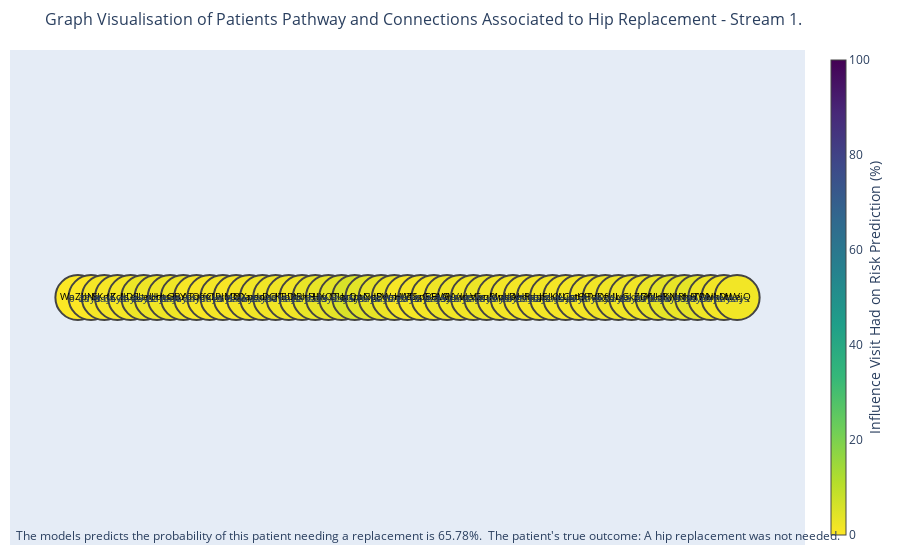

The notebook cell saved with this chart:
### Markdown cell above
### Plotly/NetworkX Grad-CAM graph

### Code cell
relu = False

# Get the entire patient's history in a DataFrame
edges_df = graph_plot.create_edges_df_gc(dense_tensor)

# Get the node positions for the graph
pos_df = graph_plot.create_position_df_gc(edges_df)
pos_list = graph_plot.generate_pos_sequence(pos_df['max_codes_per_visit'].max())
pos_df = graph_plot.map_y_coord_to_node(pos_df, pos_list)

l_map = gc.calc_local_map(model, grads, only_pos=relu, filt_num=None)

timestep_ave_grad_df = gc.calc_timestep_weights(stride, filter_size, l_map, max_timesteps)

read_code_pos_df = gc.map_read_code_labels(pos_df, read_code_map_df, timestep_ave_grad_df)

edge_pos_df = gc.create_edge_pos_df(edges_df, pos_df)

if relu == True:
    plot_name = 'all_filters_grad_cam_relu'
else:
    plot_name = 'all_filters_grad_cam_abs'

gc.plot_gradcam_plotly(edge_pos_df, pos_df, read_code_pos_df, years_in_advance, logits, outcome, plot_name)

### Figure 1 — Plotly figure (JSON) as saved in the notebook; plotly's stock layout.template omitted (floating-point values rounded to 4 significant figures; data arrays with more than 128 entries replaced by an {"elided": "..."} marker saying what was removed)
{"data": [{"hoverinfo": "none", "line": {"color": "#888", "width": 0.5}, "mode": "lines", "type": "scatter", "x": {"elided": "150 int values"}, "y": {"elided": "150 int values"}}, {"hoverinfo": "text", "hovertext": ["250 ReadCode descript here", "452 ReadCode descript here", "100 ReadCode descript here", "203 ReadCode descript here", "105 ReadCode descript here", "498 ReadCode descript here", "262 ReadCode descript here", "39 ReadCode descript here", "182 ReadCode descript here", "450 ReadCode descript here", "223 ReadCode descript here", "83 ReadCode descript here", "393 ReadCode descript here", "173 ReadCode descript here", "131 ReadCode descript here", "267 ReadCode descript here", "133 ReadCode descript here", "263 ReadCode descript here", "198 ReadCode descript here", "430 ReadCode descript here", "402 ReadCode descript here", "305 ReadCode descript here", "265 ReadCode descript here", "395 ReadCode descript here", "152 ReadCode descript here", "447 ReadCode descript here", "15 ReadCode descript here", "269 ReadCode descript here", "477 ReadCode descript here", "286 ReadCode descript here", "473 ReadCode descript here", "380 ReadCode descript here", "300 ReadCode descript here", "131 ReadCode descript here", "101 ReadCode descript here", "19 ReadCode descript here", "287 ReadCode descript here", "253 ReadCode descript here", "298 ReadCode descript here", "292 ReadCode descript here", "120 ReadCode descript here", "359 ReadCode descript here", "66 ReadCode descript here", "429 ReadCode descript here", "419 ReadCode descript here", "35 ReadCode descript here", "263 ReadCode descript here", "200 ReadCode descript here", "12 ReadCode descript here", "111 ReadCode descript here", "85 ReadCode descript here"], "marker": {"cmax": 100, "cmin": 0, "color": [0.1287, 0.1287, 1.457, 1.028, 1.232, 2.541, 2.171, 2.23, 2.222, 0.9481, 0.7831, 1.242, 0.875, 1.165, 1.742, 1.86, 2.05, 1.916, 3.057, 3.21, 3.874, 5.574, 4.004, 3.218, 2.33, 0.9689, 1.198, 1.237, 2.122, 1.787, 1.741, 2.408, 1.532, 1.601, 1.413, 1.198, 1.352, 1.185, 1.459, 1.374, 1.874, 1.93, 2.039, 1.896, 2.851, 3.576, 3.185, 3.669, 2.219, 1.481, 1.716], "colorbar": {"thickness": 15, "title": {"side": "right", "text": "Influence Visit Had on Risk Prediction (%)"}, "xanchor": "left"}, "colorscale": [[0, "#440154"], [0.1111, "#482878"], [0.2222, "#3e4989"], [0.3333, "#31688e"], [0.4444, "#26828e"], [0.5556, "#1f9e89"], [0.6667, "#35b779"], [0.7778, "#6ece58"], [0.8889, "#b5de2b"], [1, "#fde725"]], "line": {"width": 2}, "reversescale": true, "showscale": true, "size": 45}, "mode": "markers+text", "text": ["WaZbN", "jlrLy", "SKrlZ", "tKcIs", "IlDSI", "eLtnH", "eUqts", "rhuhu", "GBYoO", "ATqee", "ffClP", "vLwMb", "JuDQa", "QXpao", "udond", "DCJTb", "KEDtx", "lIRhH", "rFJlw", "HXOTq", "OIarL", "JzQaC", "ptNgD", "xdPom", "EWmWf", "HlkUy", "ZSsGG", "pEBLG", "HWjuw", "WVukV", "lqsGc", "qaqRw", "uMpkD", "udond", "AHRap", "nhJEJ", "pzKYL", "uLCqt", "jstQT", "HHVDf", "oXgUL", "yJIya", "uGkpD", "ZGfjl", "jWHRy", "qKNst", "lIRhH", "JpVWu", "TPwhM", "NkDWe", "cLVjQ"], "textfont": {"color": ["black", "black", "black", "black", "black", "black", "black", "black", "black", "black", "black", "black", "black", "black", "black", "black", "black", "black", "black", "black", "black", "black", "black", "black", "black", "black", "black", "black", "black", "black", "black", "black", "black", "black", "black", "black", "black", "black", "black", "black", "black", "black", "black", "black", "black", "black", "black", "black", "black", "black", "black"], "size": 10}, "textposition": "middle center", "type": "scatter", "x": [0, 1, 2, 3, 4, 5, 6, 7, 8, 9, 10, 11, 12, 13, 14, 15, 16, 17, 18, 19, 20, 21, 22, 23, 24, 25, 26, 27, 28, 29, 30, 31, 32, 33, 34, 35, 36, 37, 38, 39, 40, 41, 42, 43, 44, 45, 46, 47, 48, 49, 50], "y": [0, 0, 0, 0, 0, 0, 0, 0, 0, 0, 0, 0, 0, 0, 0, 0, 0, 0, 0, 0, 0, 0, 0, 0, 0, 0, 0, 0, 0, 0, 0, 0, 0, 0, 0, 0, 0, 0, 0, 0, 0, 0, 0, 0, 0, 0, 0, 0, 0, 0, 0]}], "layout": {"annotations": [{"align": "center", "font": {"size": 10}, "showarrow": false, "text": "0 days", "x": 0.5, "y": 0}, {"align": "center", "font": {"size": 10}, "showarrow": false, "text": "27 days", "x": 1.5, "y": 0}, {"align": "center", "font": {"size": 10}, "showarrow": false, "text": "8 days", "x": 2.5, "y": 0}, {"align": "center", "font": {"size": 10}, "showarrow": false, "text": "1 days", "x": 3.5, "y": 0}, {"align": "center", "font": {"size": 10}, "showarrow": false, "text": "1 days", "x": 4.5, "y": 0}, {"align": "center", "font": {"size": 10}, "showarrow": false, "text": "29 days", "x": 5.5, "y": 0}, {"align": "center", "font": {"size": 10}, "showarrow": false, "text": "22 days", "x": 6.5, "y": 0}, {"align": "center", "font": {"size": 10}, "showarrow": false, "text": "8 days", "x": 7.5, "y": 0}, {"align": "center", "font": {"size": 10}, "showarrow": false, "text": "4 days", "x": 8.5, "y": 0}, {"align": "center", "font": {"size": 10}, "showarrow": false, "text": "11 days", "x": 9.5, "y": 0}, {"align": "center", "font": {"size": 10}, "showarrow": false, "text": "11 days", "x": 10.5, "y": 0}, {"align": "center", "font": {"size": 10}, "showarrow": false, "text": "13 days", "x": 11.5, "y": 0}, {"align": "center", "font": {"size": 10}, "showarrow": false, "text": "3 days", "x": 12.5, "y": 0}, {"align": "center", "font": {"size": 10}, "showarrow": false, "text": "4 days", "x": 13.5, "y": 0}, {"align": "center", "font": {"size": 10}, "showarrow": false, "text": "20 days", "x": 14.5, "y": 0}, {"align": "center", "font": {"size": 10}, "showarrow": false, "text": "24 days", "x": 15.5, "y": 0}, {"align": "center", "font": {"size": 10}, "showarrow": false, "text": "11 days", "x": 16.5, "y": 0}, {"align": "center", "font": {"size": 10}, "showarrow": false, "text": "22 days", "x": 17.5, "y": 0}, {"align": "center", "font": {"size": 10}, "showarrow": false, "text": "7 days", "x": 18.5, "y": 0}, {"align": "center", "font": {"size": 10}, "showarrow": false, "text": "23 days", "x": 19.5, "y": 0}, {"align": "center", "font": {"size": 10}, "showarrow": false, "text": "2 days", "x": 20.5, "y": 0}, {"align": "center", "font": {"size": 10}, "showarrow": false, "text": "25 days", "x": 21.5, "y": 0}, {"align": "center", "font": {"size": 10}, "showarrow": false, "text": "16 days", "x": 22.5, "y": 0}, {"align": "center", "font": {"size": 10}, "showarrow": false, "text": "14 days", "x": 23.5, "y": 0}, {"align": "center", "font": {"size": 10}, "showarrow": false, "text": "30 days", "x": 24.5, "y": 0}, {"align": "center", "font": {"size": 10}, "showarrow": false, "text": "20 days", "x": 25.5, "y": 0}, {"align": "center", "font": {"size": 10}, "showarrow": false, "text": "11 days", "x": 26.5, "y": 0}, {"align": "center", "font": {"size": 10}, "showarrow": false, "text": "2 days", "x": 27.5, "y": 0}, {"align": "center", "font": {"size": 10}, "showarrow": false, "text": "25 days", "x": 28.5, "y": 0}, {"align": "center", "font": {"size": 10}, "showarrow": false, "text": "25 days", "x": 29.5, "y": 0}, {"align": "center", "font": {"size": 10}, "showarrow": false, "text": "8 days", "x": 30.5, "y": 0}, {"align": "center", "font": {"size": 10}, "showarrow": false, "text": "7 days", "x": 31.5, "y": 0}, {"align": "center", "font": {"size": 10}, "showarrow": false, "text": "3 days", "x": 32.5, "y": 0}, {"align": "center", "font": {"size": 10}, "showarrow": false, "text": "10 days", "x": 33.5, "y": 0}, {"align": "center", "font": {"size": 10}, "showarrow": false, "text": "25 days", "x": 34.5, "y": 0}, {"align": "center", "font": {"size": 10}, "showarrow": false, "text": "30 days", "x": 35.5, "y": 0}, {"align": "center", "font": {"size": 10}, "showarrow": false, "text": "7 days", "x": 36.5, "y": 0}, {"align": "center", "font": {"size": 10}, "showarrow": false, "text": "8 days", "x": 37.5, "y": 0}, {"align": "center", "font": {"size": 10}, "showarrow": false, "text": "5 days", "x": 38.5, "y": 0}, {"align": "center", "font": {"size": 10}, "showarrow": false, "text": "1 days", "x": 39.5, "y": 0}, {"align": "center", "font": {"size": 10}, "showarrow": false, "text": "9 days", "x": 40.5, "y": 0}, {"align": "center", "font": {"size": 10}, "showarrow": false, "text": "1 days", "x": 41.5, "y": 0}, {"align": "center", "font": {"size": 10}, "showarrow": false, "text": "28 days", "x": 42.5, "y": 0}, {"align": "center", "font": {"size": 10}, "showarrow": false, "text": "30 days", "x": 43.5, "y": 0}, {"align": "center", "font": {"size": 10}, "showarrow": false, "text": "3 days", "x": 44.5, "y": 0}, {"align": "center", "font": {"size": 10}, "showarrow": false, "text": "24 days", "x": 45.5, "y": 0}, {"align": "center", "font": {"size": 10}, "showarrow": false, "text": "5 days", "x": 46.5, "y": 0}, {"align": "center", "font": {"size": 10}, "showarrow": false, "text": "30 days", "x": 47.5, "y": 0}, {"align": "center", "font": {"size": 10}, "showarrow": false, "text": "26 days", "x": 48.5, "y": 0}, {"align": "center", "font": {"size": 10}, "showarrow": false, "text": "11 days", "x": 49.5, "y": 0}, {"showarrow": false, "text": "The models predicts the probability of this patient needing a replacement is 65.78%. \nThe patient's true outcome: A hip replacement was not needed.", "x": 0.005, "xref": "paper", "y": -0.002, "yref": "paper"}], "hovermode": "closest", "margin": {"b": 15, "l": 10, "r": 5, "t": 50}, "showlegend": false, "title": {"font": {"size": 16}, "text": "Graph Visualisation of Patients Pathway and Connections Associated to Hip Replacement - Stream 1."}, "xaxis": {"showgrid": false, "showticklabels": false, "zeroline": false}, "yaxis": {"showgrid": false, "showticklabels": false, "zeroline": false}}}
